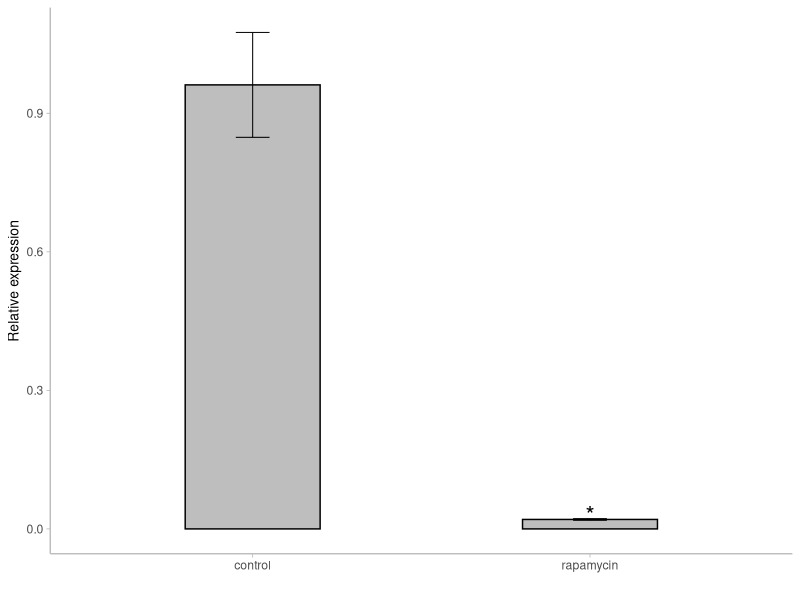

The R script that drew this image:
library(ggplot2)
setwd('~/Downloads')
control = c(1.0792,0.8526,0.9526)
rapamycin = c(0.0208,0.0221,0.0186)
group = c('control','rapamycin')
relative = c(mean(control),mean(rapamycin))
se = c(sd(control),sd(rapamycin))
sheet2 = data.frame(group,relative,se)

p = ggplot(sheet2,aes(x=factor(group),y=relative))+geom_bar(stat='identity',width=0.4,fill='grey',colour='black')+xlab('')+ylab('Relative expression')+theme_light()+theme(panel.grid.major = element_blank(),panel.grid.minor = element_blank(),axis.title.y=element_text(size=10),panel.border=element_blank(),axis.line=element_line(colour='grey',size=0.5))+geom_errorbar(aes(ymin=relative-se,ymax=relative+se),width=0.1,color='black',size=0.35)

p+annotate('text',x='rapamycin',y=0.03,label='*',size=6,col='black')

rel = c(1.0792,0.8526,0.9526,0.0208,0.0221,0.0186)
group = factor(rep(c('control','rapamycin'),each=3))
dt = data.frame(rel,group)
t.test(rel~group,data=dt)
wilcox.test(rel~group,data=dt)

# normality test
shapiro.test(control)
shapiro.test(rapamycin)
